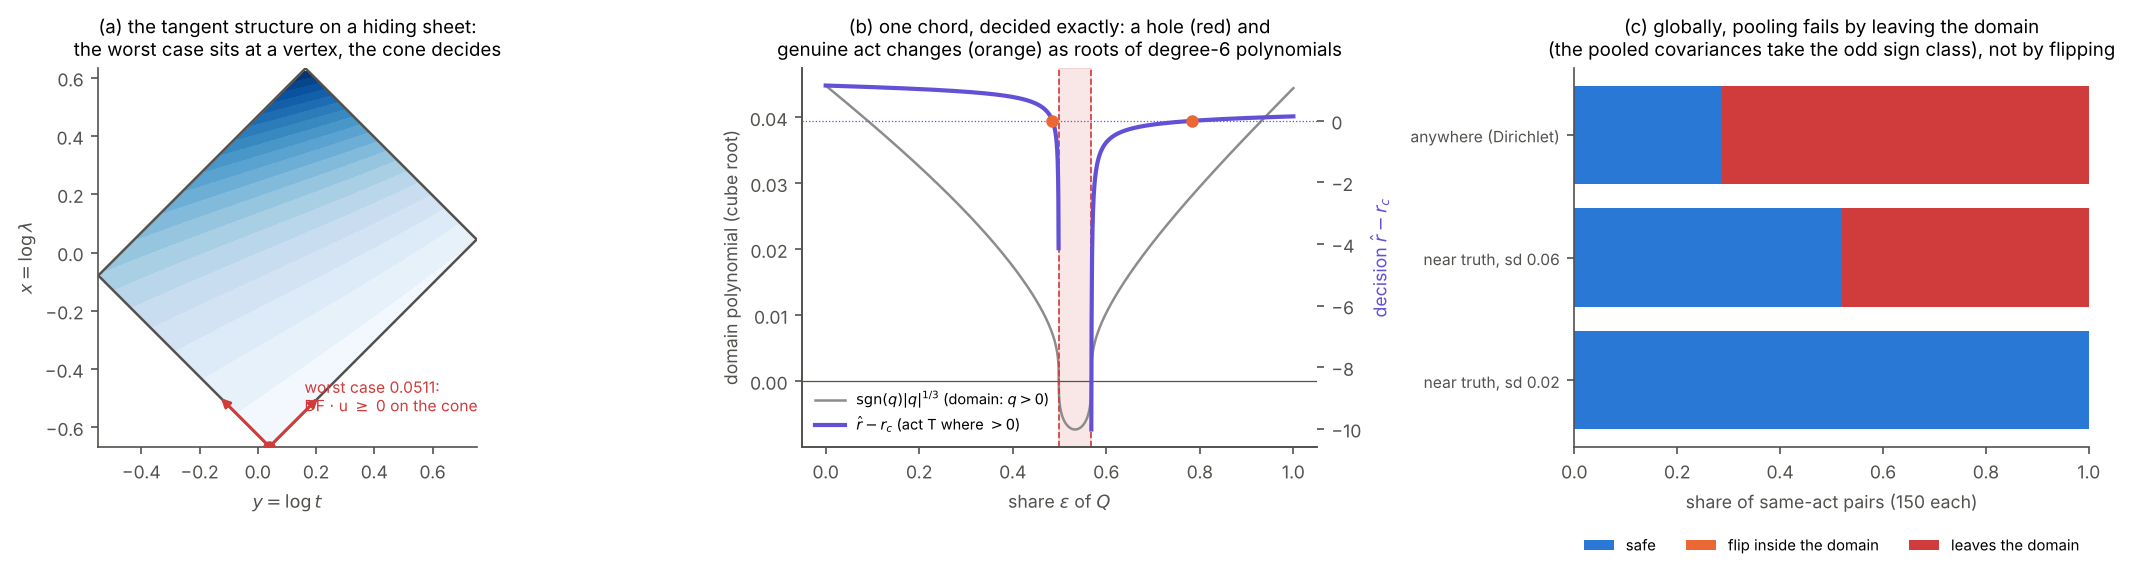

This chart was generated by the following Python code:
"""Figure for the sections on hiding sheets and global pooling of "A tangent structure for injected data". (a) the C4 hiding sheet with
the worst case of an event and its tangent cone; (b) one chord: the domain polynomial q and the decision rhat - r_c, with a hole and
the genuine crossings; (c) the global picture: same-act pairs that are safe, flip inside the domain, or leave it, by distance."""
import json, os, sys, itertools
import numpy as np
import matplotlib
matplotlib.use("Agg")
import matplotlib.pyplot as plt
from matplotlib.patches import Polygon
HERE = os.path.dirname(os.path.abspath(__file__)); ENG = os.path.join(HERE, "..", "engine"); sys.path.insert(0, ENG)
import warnings; warnings.filterwarnings("ignore")
from pce import covers as CV, restriction as RS, lifting as LF, injection as IJ
from scipy.spatial import HalfspaceIntersection, ConvexHull
D = json.load(open(os.path.join(ENG, "..", "lab", "restriction.json")))
BLUE, ORANGE, VIOLET, AQUA, GREY, CRIT = "#2a78d6", "#eb6834", "#6250d6", "#1baf7a", "#8c8c8c", "#d03b3b"; INK, INK2 = "#0b0b0b", "#52514e"
plt.rcParams.update({"font.size": 8.5, "axes.edgecolor": INK2, "axes.labelcolor": INK2, "xtick.color": INK2, "ytick.color": INK2, "axes.spines.top": False, "axes.spines.right": False})
fig, ax = plt.subplots(1, 3, figsize=(14.5, 4.0))
a = ax[0]; m, E = 4, [(0, 1), (1, 2), (2, 3), (0, 3)]; w, a1, a2 = 0.4, np.array([.8, .3, .7, .25]), np.array([.2, .7, .15, .7])
mu, cc, v = CV.truth_data(w, a1, a2, E); F = CV.factorise(m, E, cc); sg = [float(np.sign(v[0] / F["comps"][0]["v0"][0]))]; A, b, who = CV.sheet_constraints(mu, F, sg)
z0, _ = CV.chebyshev(A, b); hs = HalfspaceIntersection(np.c_[A, -b], z0); V = hs.intersections[ConvexHull(hs.intersections).vertices]
X4 = list(itertools.product((0, 1), repeat=4)); ev = np.array([1.0 if x[0] == x[1] == x[2] == 1 else 0.0 for x in X4])
Fz = lambda z: ev @ CV.law_m(*CV.explain(mu, F, sg, z[0], z[1:], m=4)[:3]).ravel()
ys = np.linspace(V[:, 0].min(), V[:, 0].max(), 120); xs = np.linspace(V[:, 1].min(), V[:, 1].max(), 120)
Z = np.array([[Fz(np.array([y, x])) if np.all(A @ np.array([y, x]) <= b + 1e-12) else np.nan for y in ys] for x in xs])
cs = a.contourf(ys, xs, Z, levels=20, cmap="Blues"); a.add_patch(Polygon(V, closed=True, fill=False, ec=INK2, lw=1.2))
zs = np.array(D["sheet_min"]["z"]); a.scatter(*zs, color=CRIT, zorder=5, s=25)
act = [k for k in range(len(b)) if abs(A[k] @ zs - b[k]) < 1e-7]
for k in act:
    t = np.array([-A[k][1], A[k][0]]); t /= np.linalg.norm(t)
    for sgn in (1, -1):
        d = sgn * t
        if all(A[j] @ d <= 1e-9 for j in act): a.annotate("", zs + 0.25 * d, zs, arrowprops=dict(arrowstyle="-|>", color=CRIT, lw=1.4))
a.text(zs[0] + 0.12, zs[1] + 0.12, f"worst case {D['sheet_min']['value']:.4f}:\nDF $\\cdot$ u $\\geq$ 0 on the cone", fontsize=7.5, color=CRIT)
a.set_xlabel("$y=\\log t$"); a.set_ylabel("$x=\\log\\lambda$"); a.set_aspect("equal")
a.set_title("(a) the tangent structure on a hiding sheet:\nthe worst case sits at a vertex, the cone decides", fontsize=9)
a = ax[1]; W = LF.we(); P0 = IJ.as_vec(W["P"]); c = list(W["ps"][0] - np.r_[W["UP"], 0.0]); r_c = -c[0] / c[1]
act_ = lambda P: (None if not RS.rhat_map.dom(P) else (1 if RS.rhat_map.fn(P)[0] > r_c else -1))
rng = np.random.default_rng(11)
while True:
    P = np.clip(P0 + rng.normal(scale=0.06, size=8), 1e-4, None); P /= P.sum(); Q = np.clip(P0 + rng.normal(scale=0.06, size=8), 1e-4, None); Q /= Q.sum()
    if act_(P) is not None and act_(P) == act_(Q):
        ex = RS.exact_pooling(P, Q, r_c, act_)
        if ex["q_roots"] and ex["genuine"]: break
es = np.linspace(0, 1, 2001); qv = np.array([RS._q((1 - e) * P + e * Q) for e in es]); rv = np.array([RS.rhat_map((1 - e) * P + e * Q)[0] - r_c if RS.rhat_map.dom((1 - e) * P + e * Q) else np.nan for e in es])
a2 = a.twinx(); a.plot(es, np.sign(qv) * np.abs(qv) ** (1 / 3), color=GREY, lw=1.2, label="$\\mathrm{sgn}(q)|q|^{1/3}$ (domain: $q>0$)"); a.axhline(0, color=INK2, lw=0.6)
a2.plot(es, rv, color=VIOLET, lw=2, label="$\\hat r-r_c$ (act T where $>0$)"); a2.axhline(0, color=VIOLET, lw=0.6, ls=":")
for x in ex["q_roots"]: a.axvline(x, color=CRIT, lw=0.8, ls="--")
for x in ex["genuine"]: a2.scatter([x], [0], color=ORANGE, zorder=5, s=25)
a.axvspan(*ex["q_roots"][:2], color=CRIT, alpha=0.12) if len(ex["q_roots"]) >= 2 else None
a.set_xlabel("share $\\varepsilon$ of $Q$"); a.set_ylabel("domain polynomial (cube root)"); a2.set_ylabel("decision $\\hat r-r_c$", color=VIOLET)
h1, l1 = a.get_legend_handles_labels(); h2, l2 = a2.get_legend_handles_labels(); a.legend(h1 + h2, l1 + l2, frameon=False, fontsize=7, loc="lower left")
a.set_title("(b) one chord, decided exactly: a hole (red) and\ngenuine act changes (orange) as roots of degree-6 polynomials", fontsize=9)
a = ax[2]; st = D["pooling_stats"]; ks = list(st.keys()); cats = ["safe", "flip inside the domain", "leaves the domain"]; cols = [BLUE, ORANGE, CRIT]
left = np.zeros(len(ks))
for cat, col in zip(cats, cols):
    vals = np.array([st[k][cat] for k in ks]) / np.array([sum(st[k].values()) for k in ks]); a.barh(range(len(ks)), vals, left=left, color=col, label=cat); left += vals
a.set_yticks(range(len(ks))); a.set_yticklabels(ks, fontsize=7.5); a.set_xlabel("share of same-act pairs (150 each)"); a.legend(frameon=False, fontsize=7.2, loc="upper center", bbox_to_anchor=(0.5, -0.2), ncol=3)
a.set_title("(c) globally, pooling fails by leaving the domain\n(the pooled covariances take the odd sign class), not by flipping", fontsize=9)
plt.tight_layout(); fig.savefig(os.path.join(HERE, "fig_global.pdf"), bbox_inches="tight"); fig.savefig(os.path.join(HERE, "fig_global.png"), dpi=150, bbox_inches="tight"); print("ok", ex)
